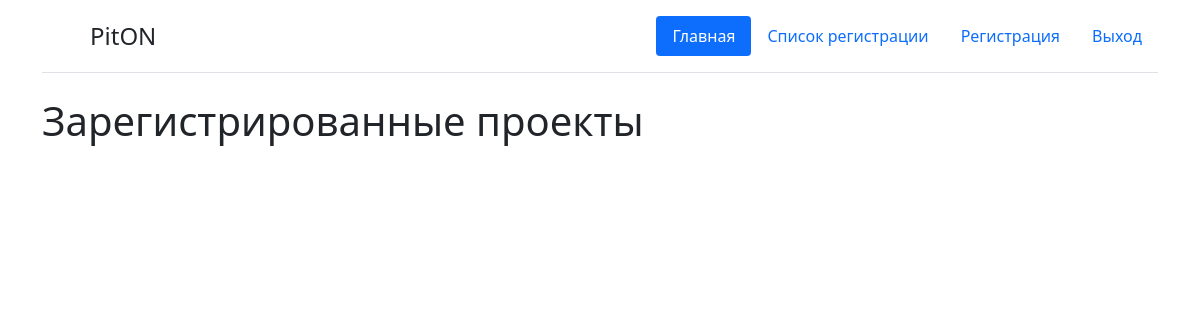
/home/regis (signed in), run on an earlier commit of the app's database.
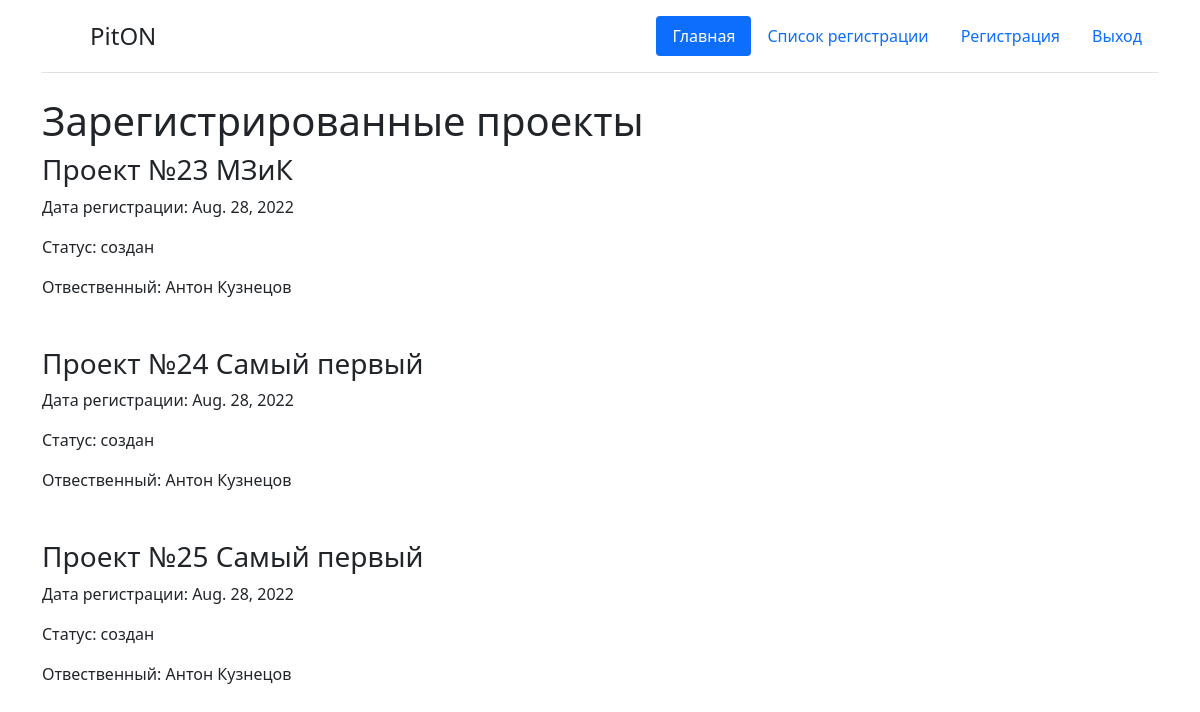
And on a later commit of the database.
### reg/models.py (models this page shows, shortened)
class reg(models.Model):
    class Stat(models.Model):
        STATUS = (
            ('создан', 'создан'),
            ('зарегистрирован', 'зарегистрирован'),
            ('согласован', 'согласован'),
            ('завершен', 'завершен')
        )
    nombers = models.CharField('Номер проекта', max_length=10)
    NameProg = models.CharField('Наименование', max_length=100)
    Date_born = models.DateField('Дата создания', auto_now=True)
    Responsible = models.CharField('Отвественный', max_length=100)
    Customer_company = models.IntegerField('Организация заказчик ИНН', max_length=10)
    Adres_obj = models.TextField('Адрес объекта')
    Status = models.CharField('Статус', max_length=30, default='создан', choices=Stat.STATUS)
    class Meta:
        verbose_name = 'Таблица регистрации'

### reg/views.py (the view)
# urls.py: path('regis', views.regis, name='regis'),
def regis(request):
    dateReg = reg.objects.all()
    return render(request, 'reg/reg.html', {'title': 'Зарегистрированные проекты', 'dateReg': dateReg})

### templates/reg/reg.html (shortened to what this page needs)
{% extends 'reg/base.html' %}
{% block content %}
    <h1>Зарегистрированные проекты</h1>
    {% for el in dateReg %}
        <div class="alter alter-warning mt-2">
            <h3>Проект №{{ el.nombers }} {{ el.NameProg }}</h3>
            <p>Дата регистрации: {{ el.Date_born }}</p>
            <p>Статус:   {{ el.Status }}</p>
            <p>Отвественный: {{ el.Responsible }}</p><br>
        </div>
    {% endfor %}
{% endblock %}

### templates/reg/base.html (shortened to what this page needs)
<!DOCTYPE html>
<html lang="en">
<head>
    <link rel="stylesheet" href="https://cdn.jsdelivr.net/npm/bootstrap@5.1.3/dist/css/bootstrap.min.css">
</head>
{% if request.user.is_active %}
<body>
    <div class="container">
    <header class="d-flex flex-wrap justify-content-center py-3 mb-4 border-bottom">
      <a href="/" class="d-flex align-items-center mb-3 mb-md-0 me-md-auto text-dark text-decoration-none">
        <svg class="bi me-2" width="40" height="32"><use xlink:href="#bootstrap"></use></svg>
        <span class="fs-4">PitON</span>
      </a>
      <ul class="nav nav-pills">
        <li class="nav-item"><a href="{% url 'home' %}" class="nav-link active" aria-current="page">Главная</a></li>
        <li class="nav-item"><a href="{% url 'regis' %}" class="nav-link">Список регистрации</a></li>
        <li class="nav-item"><a href="{% url 'inreg' %}" class="nav-link">Регистрация</a></li>
        <li class="nav-item"><a href="{% url 'logout' %}" class="nav-link">Выход</a></li>
      </ul>
    </header>
  </div>
    <div class="container">
        {% block content %}{% endblock %}
    </div>
</body>
{% endif %}
</html>

What changed in the data, as far as the page shows it:
added reg: nombers "23", NameProg "МЗиК", Date_born "Aug. 28, 2022", Status "создан", Responsible "Антон Кузнецов"
added reg: nombers "24", NameProg "Самый первый", Date_born "Aug. 28, 2022", Status "создан", Responsible "Антон Кузнецов"
added reg: nombers "25", NameProg "Самый первый", Date_born "Aug. 28, 2022", Status "создан", Responsible "Антон Кузнецов"
